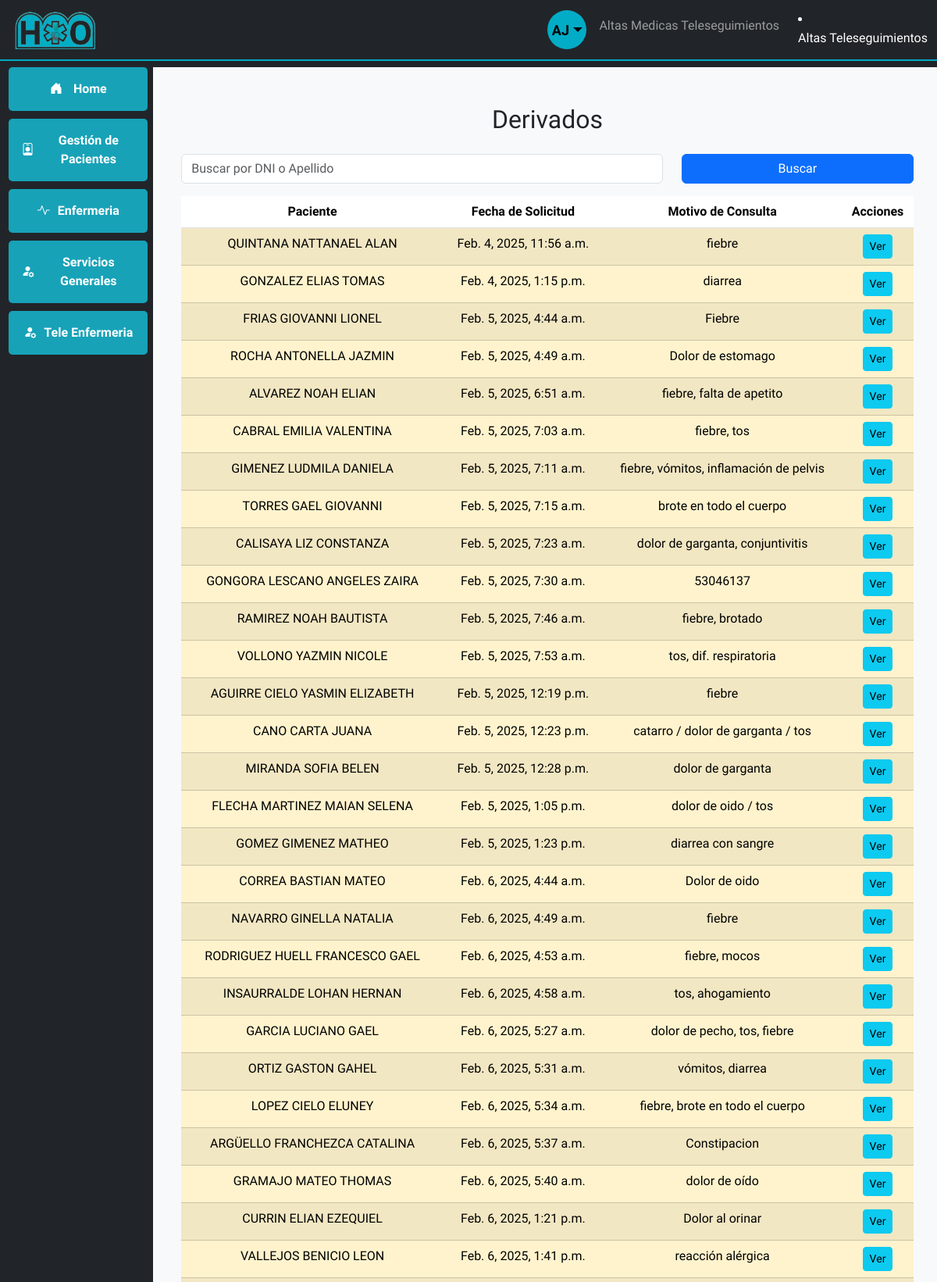
Screenshot of /derivados/ (signed in, upper part) with the database file from the repository.
### users/models.py (models this page shows, shortened)
class User(AbstractUser, PermissionsMixin):
    first_name = None  # Sobrescribir el campo first_name de AbstractUser
    last_name = None   # Sobrescribir el campo last_name de AbstractUser
    username = None
    name = models.CharField(
        gettext_lazy('First name'), max_length=30, blank=False, null=False
    )
    lastname = models.CharField(
        gettext_lazy('Last name'), max_length=30, blank=False, null=False
    )
    cellphone = models.CharField(
        gettext_lazy('Cellphone'), max_length=10, blank=True, null=True
    )
    email = models.EmailField(
        gettext_lazy('Email'), max_length=254, unique=True, null=False
    )
    uuid = models.UUIDField(unique=True, default=uuid.uuid4, editable=False)
    date_joined = models.DateTimeField(gettext_lazy('Date joined'), auto_now_add=True)
    is_staff = models.BooleanField(gettext_lazy('Staff'), default=False, help_text=gettext_lazy('Designates whether the user can log into this admin site.'))
    is_active = models.BooleanField(gettext_lazy('Active'), default=False)
    servicio = models.CharField(gettext_lazy('Service'), max_length=30, blank=True, null=True)
    cargo = models.CharField(gettext_lazy('Cargo'), max_length=30, blank=True, null=True)
    objects = UserManager()
    USERNAME_FIELD = "email"
    REQUIRED_FIELDS = ["name", "lastname"]
    class Meta:
        verbose_name = gettext_lazy('user')
        verbose_name_plural = gettext_lazy('users')

### teleenfermeria/models.py (models this page shows, shortened)
class Teleseguimiento(models.Model):
    id = models.AutoField(primary_key=True)
    paciente = models.ForeignKey(Paciente, on_delete=models.CASCADE)
    fecha_solicitud = models.DateTimeField(default=timezone.now)
    motivo_consulta = models.TextField(
        max_length=1000, blank=True, null=True, verbose_name="Motivo de consulta"
    )
    condicion = models.CharField(
        max_length=100,
        choices=[
            (" Alta Medica", " Alta Medica"),
            ("Alta Teleseguimiento", "Alta Teleseguimiento"),
            ("Otro", "Otro"),
        ],
        default="Otro",
    )
    consentimiento_seguimiento = models.CharField(
        max_length=100,
        choices=[
            ("Aceptado", "Aceptado"),
            ("Rechazado", "Rechazado"),
            ("En espera", "En espera"),
            ("Pasivo", "Pasivo"),
        ],
        default="en_espera",
    )
    estado = models.CharField(
        max_length=20,
        choices=[
            ("Derivado", "Derivado"),
            ("en_proceso", "En Proceso"),
            ("realizado", "Realizado"),
            ("no_realizado", "No Realizado"),
        ],
        default="Derivado",
    )
    diagnostico = models.TextField(max_length=1000, blank=True, null=True)
    medicaciones = models.ManyToManyField(Medicacion, blank=True)
    vacunas = models.CharField(
        max_length=28,
        choices=[
            ("completo", "Completo"),
            ("en_proceso", "En Proceso"),
            ("incompleto", "Incompleto"),
        ],
        default="En proceso",
    )
    agente = models.ForeignKey(
        User,
        on_delete=models.SET_NULL,
        null=True,
        blank=True,
    )

### pacientes/models.py (models this page shows, shortened)
class Paciente(models.Model):
    nombre_completo = models.CharField(max_length=255, null=True, blank=True)
    dni = models.CharField(max_length=15, unique=True, null=True, blank= True,default="Sin Dni")
    fecha_nacimiento = models.DateField()
    domicilio = models.CharField(max_length=255, null=True, blank=True)
    localidad = models.CharField(max_length=100, null=True, blank=True)
    telefono = models.CharField(max_length=20)
    telefono2 = models.CharField(max_length=20, null=True, blank=True, default="-")
    obra_social = models.CharField(max_length=100, null=True, blank=True, default="sin Datos")
    fecha_ingreso = models.DateField(default=timezone.now)
    diagnostico = models.CharField(max_length=255, null=True, blank=True)
    causa_externa = models.CharField(max_length=255, null=True, blank=True)  # Solo para pediatría/guardia
    arm = models.BooleanField(default=False)  # Si necesita asistencia respiratoria
    tipo_egreso = models.CharField(max_length=50, null=True, blank=True)  # Alta, Derivado, etc.
    fecha_egreso = models.DateField(null=True, blank=True)
    nombre_tutor = models.CharField(max_length=255, null=True, blank=True)
    dni_tutor = models.CharField(max_length=15, null=True, blank=True)
    historia_clinica = models.CharField(max_length=50, null=True, blank=True)
    pases = models.CharField(max_length=255, null=True, blank=True)  # Detalle de los pases
    fecha_pase = models.DateField(null=True, blank=True)

### teleenfermeria/views.py (the view)
# urls.py: path("derivados/", views.derivadosteleseguimiento, name="derivados"),
@login_required
@group_required("Teleenfermeria", "Administrativo")
def derivadosteleseguimiento(request):
    teleseguimientos = Teleseguimiento.objects.filter(
        Q(consentimiento_seguimiento="En espera")
        | Q(consentimiento_seguimiento="en_espera")
    )
    query = request.GET.get("q")
    teleseguimientos = buscar_teleseguimiento(query, teleseguimientos)
    for teleseguimiento in teleseguimientos:
        teleseguimiento.tiempo_espera = now() - teleseguimiento.fecha_solicitud
        teleseguimiento.tiempo_espera = teleseguimiento.tiempo_espera.days
        teleseguimiento.save()
    return render(
        request,
        "teleenfermeria/derivados_teleseguimiento.html",
        {"teleseguimientos": teleseguimientos},
    )

### teleenfermeria/views.py (called while the page is built)
def group_required(*group_names):
    def in_groups(user):
        if user.is_authenticated:
            if bool(user.groups.filter(name__in=group_names)) | user.is_superuser:
                return True
        return False
    return user_passes_test(in_groups, login_url="/no_permisos/")

def buscar_teleseguimiento(query, queryset):
    if query:
        queryset = queryset.filter(
            Q(paciente__nombre_completo__icontains=query)
            | Q(paciente__dni__icontains=query)
        )
    return queryset

### teleenfermeria/templates/teleenfermeria/derivados_teleseguimiento.html (shortened to what this page needs)
{% extends "base.html" %}  {% block main_content %}
<div class="container mt-4">
  <h2 class="mb-4">Derivados</h2>
  <form method="GET" action="{% url 'teleenfermeria:derivados' %}">
    <div class="row mb-3">
      <div class="col-md-8">
        <input
          type="text"
          name="q"
          class="form-control"
          placeholder="Buscar por DNI o Apellido"
          value="{{ query|default:'' }}"
        />
      </div>
      <div class="col-md-4">
        <button class="btn btn-primary w-100" type="submit">Buscar</button>
      </div>
    </div>
  </form>
  <div class="table-responsive">
    <table class="table table-striped">
      <thead>
        <tr>
          <th>Paciente</th>
          <th>Fecha de Solicitud</th>
          <th>Motivo de Consulta</th>
          <th>Acciones</th>
        </tr>
      </thead>
      <tbody>
        {% for teleseguimiento in teleseguimientos %}
        <tr class="{% if teleseguimiento.tiempo_espera >= 7 %}table-danger2{% elif teleseguimiento.tiempo_espera >= 3 %}table-warning{% else %}table-success{% endif %}">
          <td>{{ teleseguimiento.paciente.nombre_completo }}</td>
          <td>
            {{ teleseguimiento.fecha_solicitud|default_if_none:"Sin Datos" }}
          </td>
          <td>{{ teleseguimiento.motivo_consulta }}</td>
          <td>
            <a
              href="{% url 'teleenfermeria:detalleteleseguimiento' teleseguimiento.id %}"
              class="btn btn-info btn-sm"
              >Ver</a
            >
          </td>
        </tr>
        {% endfor %}
      </tbody>
    </table>
  </div>
</div>
{% endblock %}

### templates/base.html (shortened to what this page needs)
{% load static %}
<!DOCTYPE html>
<html lang="en">
<head>
  <link href="https://cdn.jsdelivr.net/npm/bootstrap@5.3.3/dist/css/bootstrap.min.css" rel="stylesheet"
 />
  <link rel="stylesheet" href="https://cdn.jsdelivr.net/npm/bootstrap-icons@1.11.3/font/bootstrap-icons.min.css" />
  <link rel="stylesheet" href="{% static 'css/style.css' %}" />
</head>
<body class="bg-dark">
  <nav class="navbar navbar-dark bg-dark navbar-expand-lg fixed-top custom-border-bottom mr-1">
    <div class="container-fluid">
      <a class="navbar-brand" href="#"><img src="{% static 'imagenes/icono.png' %}" alt="" size="100" height="50" /></a>
      <div class="offcanvas offcanvas-end text-bg-dark" tabindex="-1" id="offcanvasDarkNavbar"
        aria-labelledby="offcanvasDarkNavbarLabel">
        <div class="offcanvas-body">
          <ul class="navbar-nav justify-content-end flex-grow-1 pe-3">
            <li class="nav-item mx-lg-2 d-lg-block d-none ms-auto" style="list-style: none;">
              <div class="dropdown">
                <div class="user-circle dropdown-toggle" type="button" data-bs-toggle="dropdown" aria-expanded="false">
                  <span id="userInitials" class="user-initials">
                    {% if user.is_authenticated %}
                    {{ user.name|slice:":1" }}{{ user.lastname|slice:":1" }}
                    {% else %}
                    HO
                    {% endif %}
                  </span>
                </div>
              </div>
            </li>
            <li class="nav-item d-lg-none">
              <li>
                <a href="{% url 'teleenfermeria:altasmedicasseguimientos' %}" class="nav-link"> Altas Medicas Teleseguimientos</a>
            </ul>
            <li>
              <a href="{% url 'teleenfermeria:altasteleseguimientos' %}" class="nav-link"> Altas Teleseguimientos</a>
            </li>
        </div>
      </div>
    </div>
  </nav>
  <main class="main-content">
    <div class="row max-expanded-width mg-auto flex-grow">
      <div class="menu col-sm-3 col-lg-2 bg-dark d-none d-lg-block text-center align-items-center">
        <div class="box align-items-center justify-content-center">
          <a href="{% url 'gestioncamas:dashboard' %}" class="text-decoration-none text-white w-100">
            <i class="bi bi-house-door-fill"></i> Home
          </a>
        </div>
        <div class="box align-items-center justify-content-center" id="Servicios" onclick="submenu('subServicios')">
          <i class="bi bi-person-badge"></i> Gestión de Pacientes
        </div>
        <div class="box align-items-center justify-content-center w-100" id="Enfermeria"
          onclick="submenu('subEnfermeria')">
          <i class="bi bi-activity"></i> Enfermeria
        </div>
        <div class="box align-items-center justify-content-center w-100" id="serviciosGenerales"
          onclick="submenu('subServiciosGenerales')">
          <i class="bi bi-person-fill-gear"></i> Servicios Generales
        </div>
        <div class="box align-items-center justify-content-center w-100" id="teleenfermeria"
          onclick="submenu('subTeleenfermeria')">
          <i class="bi bi-person-fill-gear"></i> Tele Enfermeria
        </div>
      </div>
      <div class="contenido-principal col-m-12 col-lg-10 bg-light align-items-center">
        <div class="row max-expanded-width mg-auto flex-grow text-center">
          <div class="container p-4">
            {% block main_content %} {% endblock %}
          </div>
        </div>
      </div>
    </div>
  </main>
</body>
</html>

### static/css/style.css (style rules this page uses)
html, body { height: 100%; margin: 0.2rem; font-family: "Roboto Condensed", sans-serif; }
body { display: flex; flex-direction: column; }
main { flex-grow: 1; display: flex; flex-direction: column; }
.row.max-expanded-width { flex-grow: 1; display: flex; }
.col-sm-3, .col-lg-2 { height: 100%; }
.box { width: 100%; padding: 1rem; background-color: #17a2b8; color: white; margin-left: 5px; border-radius: 5px; margin-bottom: 10px; font-size: 1rem; font-weight: 600; text-align: center; cursor: pointer; display: flex; align-items: center; justify-content: center; transition: background-color 0.3s ease; }
.box i { margin-right: 10px; }
.main-content { margin-top: 5rem; }
.custom-border-bottom { border-bottom: 2px solid #02ACC6; }
.user-circle { width: 50px; height: 50px; border-radius: 50%; background-color: #02ACC6; display: flex; justify-content: center; align-items: center; font-size: 20px; color: black; font-weight: bold; cursor: pointer; }
.user-initials { text-transform: uppercase; font-size: 18px; }

### rows the page displays
User: name "A", lastname "J"
Teleseguimiento: paciente.nombre_completo "QUINTANA NATTANAEL ALAN", fecha_solicitud "Feb. 4, 2025, 11:56 a.m.", motivo_consulta "fiebre"
Teleseguimiento: paciente.nombre_completo "GONZALEZ ELIAS TOMAS", fecha_solicitud "Feb. 4, 2025, 1:15 p.m.", motivo_consulta "diarrea"
Teleseguimiento: paciente.nombre_completo "FRIAS GIOVANNI LIONEL", fecha_solicitud "Feb. 5, 2025, 4:44 a.m.", motivo_consulta "Fiebre"
Teleseguimiento: paciente.nombre_completo "ROCHA ANTONELLA JAZMIN", fecha_solicitud "Feb. 5, 2025, 4:49 a.m.", motivo_consulta "Dolor de estomago"
Teleseguimiento: paciente.nombre_completo "ALVAREZ NOAH ELIAN", fecha_solicitud "Feb. 5, 2025, 6:51 a.m.", motivo_consulta "fiebre, falta de apetito"
Teleseguimiento: paciente.nombre_completo "CABRAL EMILIA VALENTINA", fecha_solicitud "Feb. 5, 2025, 7:03 a.m.", motivo_consulta "fiebre, tos"
Teleseguimiento: paciente.nombre_completo "GIMENEZ LUDMILA DANIELA", fecha_solicitud "Feb. 5, 2025, 7:11 a.m.", motivo_consulta "fiebre, vómitos, inflamación de pelvis"
Teleseguimiento: paciente.nombre_completo "TORRES GAEL GIOVANNI", fecha_solicitud "Feb. 5, 2025, 7:15 a.m.", motivo_consulta "brote en todo el cuerpo"
Teleseguimiento: paciente.nombre_completo "CALISAYA LIZ CONSTANZA", fecha_solicitud "Feb. 5, 2025, 7:23 a.m.", motivo_consulta "dolor de garganta, conjuntivitis"
Teleseguimiento: paciente.nombre_completo "GONGORA LESCANO ANGELES ZAIRA", fecha_solicitud "Feb. 5, 2025, 7:30 a.m.", motivo_consulta "53046137"
Teleseguimiento: paciente.nombre_completo "RAMIREZ NOAH BAUTISTA", fecha_solicitud "Feb. 5, 2025, 7:46 a.m.", motivo_consulta "fiebre, brotado"
Teleseguimiento: paciente.nombre_completo "VOLLONO YAZMIN NICOLE", fecha_solicitud "Feb. 5, 2025, 7:53 a.m.", motivo_consulta "tos, dif. respiratoria"
Teleseguimiento: paciente.nombre_completo "AGUIRRE CIELO YASMIN ELIZABETH", fecha_solicitud "Feb. 5, 2025, 12:19 p.m.", motivo_consulta "fiebre"
Teleseguimiento: paciente.nombre_completo "CANO CARTA JUANA", fecha_solicitud "Feb. 5, 2025, 12:23 p.m.", motivo_consulta "catarro / dolor de garganta / tos"
Teleseguimiento: paciente.nombre_completo "MIRANDA SOFIA BELEN", fecha_solicitud "Feb. 5, 2025, 12:28 p.m.", motivo_consulta "dolor de garganta"
Teleseguimiento: paciente.nombre_completo "FLECHA MARTINEZ MAIAN SELENA", fecha_solicitud "Feb. 5, 2025, 1:05 p.m.", motivo_consulta "dolor de oido / tos"
Teleseguimiento: paciente.nombre_completo "GOMEZ GIMENEZ MATHEO", fecha_solicitud "Feb. 5, 2025, 1:23 p.m.", motivo_consulta "diarrea con sangre"
Teleseguimiento: paciente.nombre_completo "CORREA BASTIAN MATEO", fecha_solicitud "Feb. 6, 2025, 4:44 a.m.", motivo_consulta "Dolor de oido"
Teleseguimiento: paciente.nombre_completo "NAVARRO GINELLA NATALIA", fecha_solicitud "Feb. 6, 2025, 4:49 a.m.", motivo_consulta "fiebre"
Teleseguimiento: paciente.nombre_completo "RODRIGUEZ HUELL FRANCESCO GAEL", fecha_solicitud "Feb. 6, 2025, 4:53 a.m.", motivo_consulta "fiebre, mocos"
Teleseguimiento: paciente.nombre_completo "INSAURRALDE LOHAN HERNAN", fecha_solicitud "Feb. 6, 2025, 4:58 a.m.", motivo_consulta "tos, ahogamiento"
Teleseguimiento: paciente.nombre_completo "GARCIA LUCIANO GAEL", fecha_solicitud "Feb. 6, 2025, 5:27 a.m.", motivo_consulta "dolor de pecho, tos, fiebre"
Teleseguimiento: paciente.nombre_completo "ORTIZ GASTON GAHEL", fecha_solicitud "Feb. 6, 2025, 5:31 a.m.", motivo_consulta "vómitos, diarrea"
Teleseguimiento: paciente.nombre_completo "LOPEZ CIELO ELUNEY", fecha_solicitud "Feb. 6, 2025, 5:34 a.m.", motivo_consulta "fiebre, brote en todo el cuerpo"
Teleseguimiento: paciente.nombre_completo "ARGÜELLO FRANCHEZCA CATALINA", fecha_solicitud "Feb. 6, 2025, 5:37 a.m.", motivo_consulta "Constipacion"
Teleseguimiento: paciente.nombre_completo "GRAMAJO MATEO THOMAS", fecha_solicitud "Feb. 6, 2025, 5:40 a.m.", motivo_consulta "dolor de oído"
Teleseguimiento: paciente.nombre_completo "CURRIN ELIAN EZEQUIEL", fecha_solicitud "Feb. 6, 2025, 1:21 p.m.", motivo_consulta "Dolor al orinar"
Teleseguimiento: paciente.nombre_completo "VALLEJOS BENICIO LEON", fecha_solicitud "Feb. 6, 2025, 1:41 p.m.", motivo_consulta "reacción alérgica"
